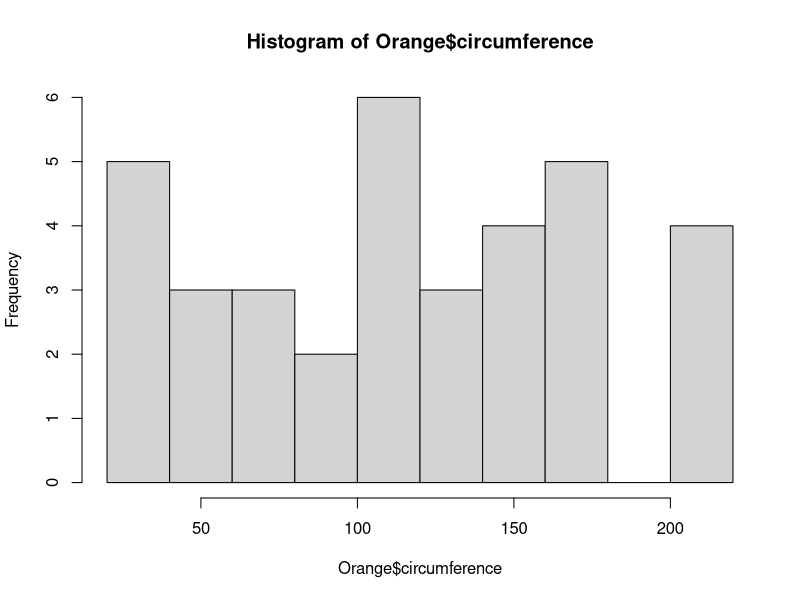
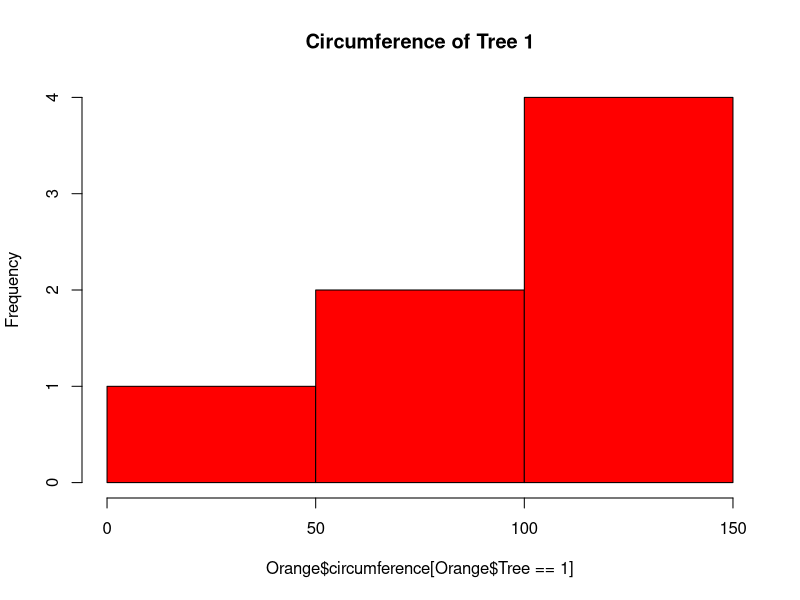
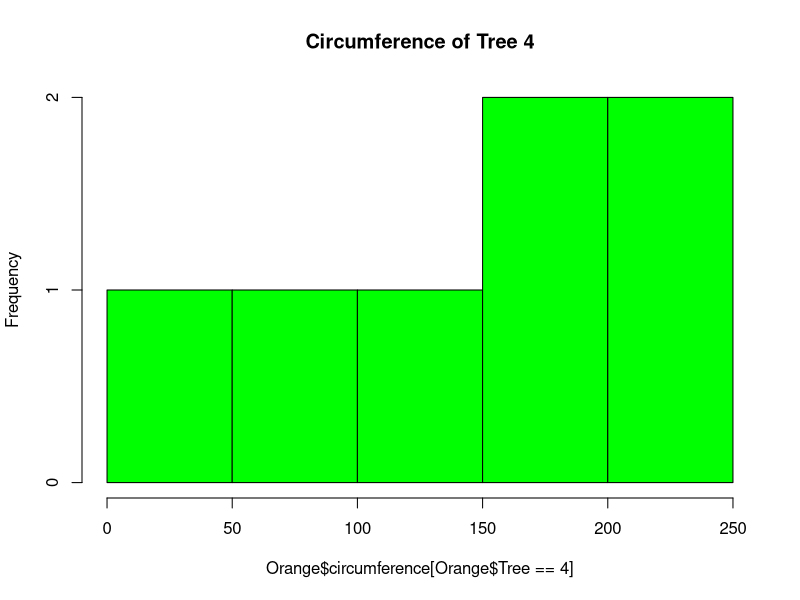

Source code (R) for these figures, in order:
# Author: Namra Ansari
# Histogram

library(datasets)
data("Orange")
head(Orange)
hist(Orange$circumference)
hist(Orange$circumference [Orange$Tree == 1], col = "red", main = "Circumference of Tree 1")
hist(Orange$circumference [Orange$Tree == 4], col = "green", main = "Circumference of Tree 4")
